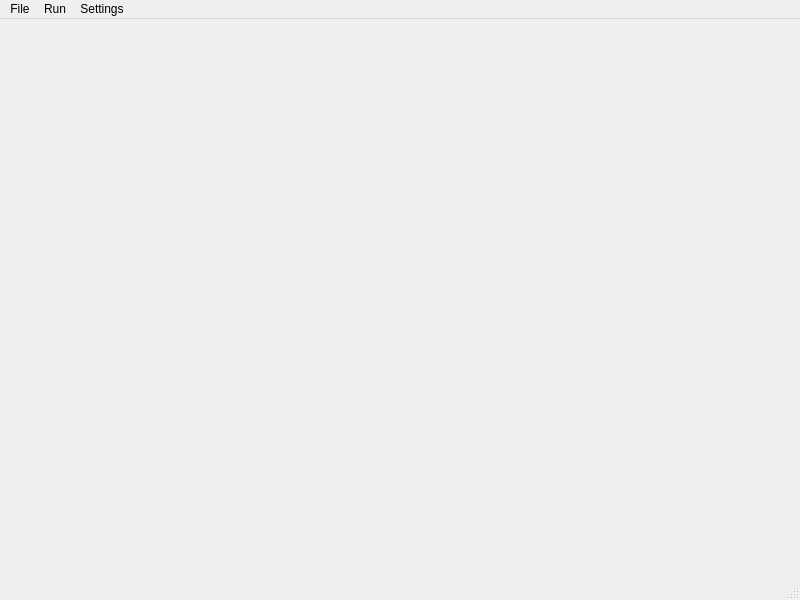
<?xml version="1.0" encoding="UTF-8"?>
<ui version="4.0">
 <class>MainWindow</class>
 <widget class="QMainWindow" name="MainWindow">
  <property name="geometry">
   <rect>
    <x>0</x>
    <y>0</y>
    <width>800</width>
    <height>600</height>
   </rect>
  </property>
  <property name="windowTitle">
   <string>MainWindow</string>
  </property>
  <widget class="QWidget" name="centralwidget"/>
  <widget class="QMenuBar" name="menubar">
   <property name="geometry">
    <rect>
     <x>0</x>
     <y>0</y>
     <width>800</width>
     <height>23</height>
    </rect>
   </property>
   <widget class="QMenu" name="menusdsad">
    <property name="title">
     <string>File</string>
    </property>
    <addaction name="actionLoad_data_for_animation"/>
    <addaction name="actionSave_animation"/>
   </widget>
   <widget class="QMenu" name="menuRun">
    <property name="title">
     <string>Run</string>
    </property>
    <addaction name="actionPlay"/>
   </widget>
   <widget class="QMenu" name="menuSettings">
    <property name="title">
     <string>Settings</string>
    </property>
    <addaction name="actionSet_speed"/>
   </widget>
   <addaction name="menusdsad"/>
   <addaction name="menuRun"/>
   <addaction name="menuSettings"/>
  </widget>
  <widget class="QStatusBar" name="statusbar"/>
  <action name="actionLoad_data_for_animation">
   <property name="text">
    <string>Load data for animation</string>
   </property>
  </action>
  <action name="actionSave_animation">
   <property name="text">
    <string>Save animation</string>
   </property>
  </action>
  <action name="actionPlay">
   <property name="text">
    <string>Play</string>
   </property>
  </action>
  <action name="actionSet_speed">
   <property name="text">
    <string>Set speed</string>
   </property>
  </action>
 </widget>
 <resources/>
 <connections/>
</ui>
